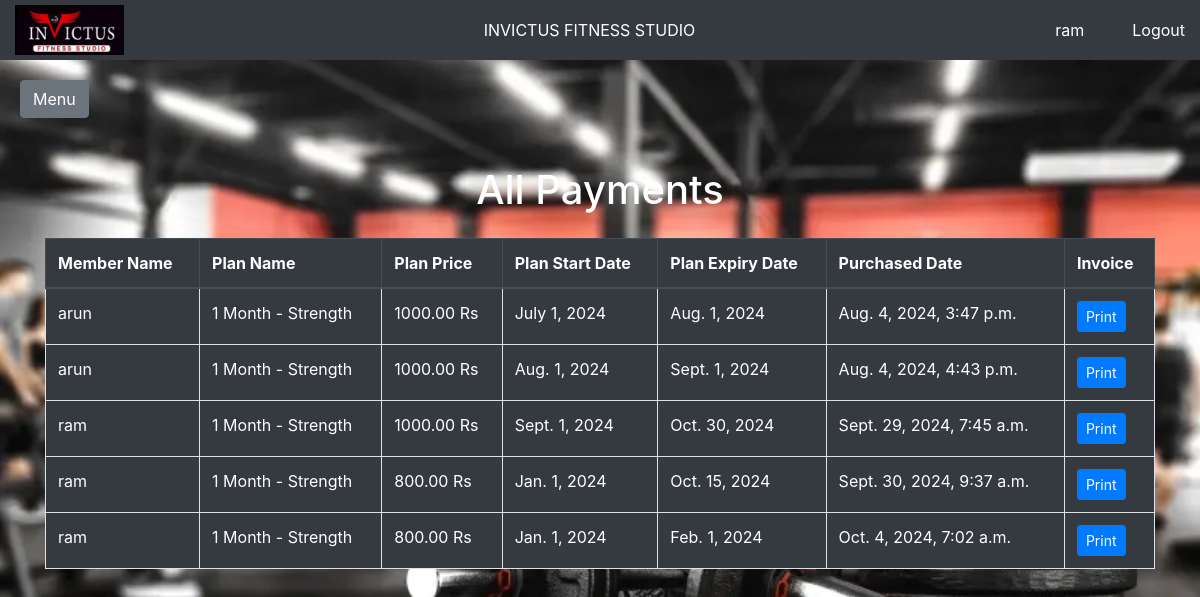
Page /payment_list_all/ (signed in) on the committed database.
### memberships/models.py (models this page shows, shortened)
class Payment(models.Model):
    user = models.ForeignKey(User, on_delete=models.CASCADE)
    plan = models.ForeignKey(Plan, on_delete=models.CASCADE)
    amount = models.DecimalField(max_digits=10, decimal_places=2)
    payment_date = models.DateTimeField(auto_now_add=True)
    start_date = models.DateField()
    expiry_date = models.DateField()

class Plan(models.Model):
    name = models.CharField(max_length=100)
    description = models.TextField()
    price = models.DecimalField(max_digits=10, decimal_places=2)
    duration = models.IntegerField(help_text="Duration in months")

### memberships/views.py (the view)
# urls.py: path('payment_list_all/', views.payment_list_all, name='payment_list_all'),
@login_required
def payment_list_all(request):
    payments = Payment.objects.filter()
    return render(request, 'memberships/payment_list_all.html', {'payments': payments})

### main/templates/memberships/payment_list_all.html (shortened to what this page needs)
{% extends "base.html" %}
{% block content %}
<div class="container mt-5">
    <h1 class="text-center mb-4 text-white">All Payments</h1>
    <table class="table table-bordered table-hover">
        <thead class="thead-dark">
            <tr>
                <th>Member Name</th>
                <th>Plan Name</th>
                <th>Plan Price</th>
                <th>Plan Start Date</th>
                <th>Plan Expiry Date</th>
                <th>Purchased Date</th>
                <th>Invoice</th>
            </tr>
        </thead>
        <tbody>
            {% for payment in payments %}
            <tr class="text-white bg-dark tr-row">
                <td>{{ payment.user.username }}</td>
                <td>{{ payment.plan.name }}</td>
                <td>{{ payment.amount }} Rs</td>
                <td>{{ payment.start_date }}</td>
                <td>{{ payment.expiry_date }}</td>
                <td>{{ payment.payment_date }}</td>
                <td>
                    <button onclick="printInvoice('{{ payment.id }}')" class="btn btn-primary btn-sm">Print</button>
                </td>
            </tr>
            {% endfor %}
        </tbody>
    </table>
</div>
{% endblock %}

### main/templates/base.html (shortened to what this page needs)
<!DOCTYPE html>
<html>
  <head>
    <link
      href="https://stackpath.bootstrapcdn.com/bootstrap/4.5.2/css/bootstrap.min.css"
      rel="stylesheet"
    />
    {% load static %}
    <link rel="stylesheet" type="text/css" href="{% static 'css/main.css' %}" />
  </head>
  <body>
    <div class="header">
      <a href="{% url 'home' %}">
        <img
          src="{% static 'images/gms_logo.png' %}"
          alt="Logo"
        />
      </a>
      <div class="center">INVICTUS FITNESS STUDIO</div>
      <div class="text-white mr-5">{{user.username}}</div>
      <a href="/" class="text-white">Logout</a>
    </div>
    <div class="content" id="content">
      <button
        class="btn btn-secondary"
        id="sidebarCollapse"
        style="margin-top: 60px"
      >
        Menu
      </button>
      {% block content %} {% endblock %}
    </div>
  </body>
</html>

### main/static/css/main.css (style rules this page uses)
.header { height: 60px; background-color: #343a40; color: #ffffff; text-align: center; position: fixed; width: 100%; top: 0; z-index: 1000; display: flex; align-items: center; justify-content: space-between; padding: 0 15px; }
.header img { height: 50px; }
.header .center { flex-grow: 1; text-align: center; }
.content { padding: 20px; }
.content { margin-left: 0; padding: 20px; transition: margin-left 0.3s ease; }

### rows in the picture
Payment: user.username "arun", plan.name "1 Month - Strength", amount "1000.00", start_date "July 1, 2024", expiry_date "Aug. 1, 2024", payment_date "Aug. 4, 2024, 3:47 p.m."
Payment: user.username "arun", plan.name "1 Month - Strength", amount "1000.00", start_date "Aug. 1, 2024", expiry_date "Sept. 1, 2024", payment_date "Aug. 4, 2024, 4:43 p.m."
Payment: user.username "ram", plan.name "1 Month - Strength", amount "1000.00", start_date "Sept. 1, 2024", expiry_date "Oct. 30, 2024", payment_date "Sept. 29, 2024, 7:45 a.m."
Payment: user.username "ram", plan.name "1 Month - Strength", amount "800.00", start_date "Jan. 1, 2024", expiry_date "Oct. 15, 2024", payment_date "Sept. 30, 2024, 9:37 a.m."
Payment: user.username "ram", plan.name "1 Month - Strength", amount "800.00", start_date "Jan. 1, 2024", expiry_date "Feb. 1, 2024", payment_date "Oct. 4, 2024, 7:02 a.m."

### other values in the picture
{{ user.username }} "ram"
